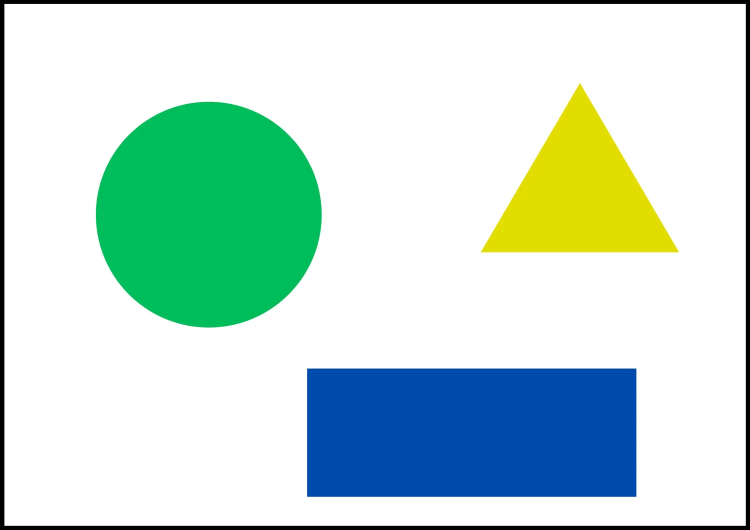
#> input picture Data_Test/Image/shape_img2.webp, 1500 x 1060 px, found by its file name (shown at 1/2 size)
$ python Chapter8.py
#> lines starting #> are read from the running program, lines starting #| are printed output that depends on the picture; after the words box and inside, x2 and y2 are one past the last pixel; in counts of white or black regions, pixels touching at a corner belong together
import cv2
import numpy as np

# Đây chỉ là hàm để sắp xếp outcoming images, có thể kh quan tâm
def stackImages(scale,imgArray):
    rows = len(imgArray)
    cols = len(imgArray[0])
    rowsAvailable = isinstance(imgArray[0], list)
    width = imgArray[0][0].shape[1]
    height = imgArray[0][0].shape[0]
    if rowsAvailable:
        for x in range ( 0, rows):
            for y in range(0, cols):
                if imgArray[x][y].shape[:2] == imgArray[0][0].shape [:2]:
                    imgArray[x][y] = cv2.resize(imgArray[x][y], (0, 0), None, scale, scale)
                else:
                    imgArray[x][y] = cv2.resize(imgArray[x][y], (imgArray[0][0].shape[1], imgArray[0][0].shape[0]), None, scale, scale)
                if len(imgArray[x][y].shape) == 2: imgArray[x][y]= cv2.cvtColor( imgArray[x][y], cv2.COLOR_GRAY2BGR)
        imageBlank = np.zeros((height, width, 3), np.uint8)
        hor = [imageBlank]*rows
        hor_con = [imageBlank]*rows
        for x in range(0, rows):
            hor[x] = np.hstack(imgArray[x])
        ver = np.vstack(hor)
    else:
        for x in range(0, rows):
            if imgArray[x].shape[:2] == imgArray[0].shape[:2]:
                imgArray[x] = cv2.resize(imgArray[x], (0, 0), None, scale, scale)
            else:
                imgArray[x] = cv2.resize(imgArray[x], (imgArray[0].shape[1], imgArray[0].shape[0]), None,scale, scale)
            if len(imgArray[x].shape) == 2: imgArray[x] = cv2.cvtColor(imgArray[x], cv2.COLOR_GRAY2BGR)
        hor= np.hstack(imgArray)
        ver = hor
    return ver

def get_contours(img):
    contours, hierarchy = cv2.findContours(img, cv2.RETR_TREE, cv2.CHAIN_APPROX_NONE)
    for i, cnt in enumerate(contours):

        # Sử dụng hierarchy để kiểm tra contour nào có parent (tức là bên trong)
        if hierarchy[0][i][3] != -1:  # Chỉ lấy contour có parent
            area = cv2.contourArea(cnt)
            print(f"Contour {i}: Area = {area}")
            if area > 500:
                cv2.drawContours(contour_img, [cnt], -1, (255, 0, 0), 10)
                peri = cv2.arcLength(cnt, True)
                print(peri)
                approx = cv2.approxPolyDP(cnt, 0.02*peri, True)
                print(len(approx))
                objCor = len(approx)
                x, y, w, h = cv2.boundingRect(approx)

                if objCor == 3:
                    objectType = "Triangle"
                elif objCor == 4:
                    aspRatio = w/float(h)
                    if aspRatio >0.98 and aspRatio <1.03: objectType= "Square"
                    else:objectType="Rectangle"
                elif objCor>4: objectType= "Circles"
                else:objectType="None"

                cv2.rectangle(contour_img, (x, y), (x + w, y + h), (0, 255, 0), 2)
                cv2.putText(contour_img, objectType, (x + (w//2) - 10, y + (h//2) - 10), cv2.FONT_HERSHEY_COMPLEX, 2, (0, 255, 255), 3)

path = "C:\Python\OpenCv_All_In_One\Data_Test\Image\shape_img2.webp"
img = cv2.imread(path)
#> img is the input picture: shape (1060, 1500, 3); mean B, G, R 212.1, 220.9, 194.2
contour_img = img.copy()

gray_img = cv2.cvtColor(img, cv2.COLOR_BGR2GRAY)
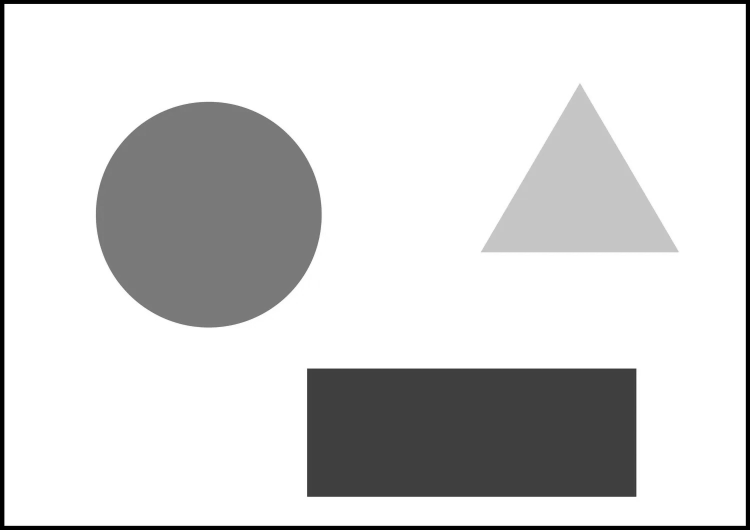
#> gray_img: shape (1060, 1500) (shown at 1/2 size); min 0, max 255, mean 211.9
blur_img = cv2.GaussianBlur(gray_img, (7, 7), 1)
canny_img = cv2.Canny(blur_img, 50, 50)
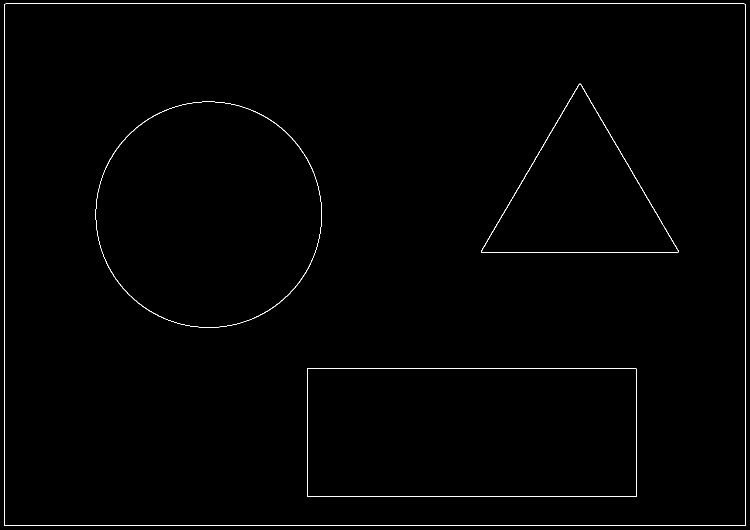
#> canny_img: shape (1060, 1500) (shown at 1/2 size); 0.63% white in thin lines or dots
black_img = np.zeros_like(img)

get_contours(canny_img)
#> in get_contours, `contours, hierarchy = cv2.findContours(img, cv2.RETR_TREE, cv2.CHAIN_A..`: contours = 8 contours; box (x1, y1, x2, y2) and area: (8, 7, 1492, 1052) 1548244, (8, 7, 1492, 1052) 1548242, (614, 737, 1273, 994) 168448, (614, 737, 1273, 994) 168444, (191, 203, 644, 656) 160340, (191, 203, 644, 656) 159964, (962, 167, 1357, 505) 67306, (962, 167, 1357, 505) 66924
#> the loop in get_contours, `for i, cnt in enumerate(contours):` made 8 passes
#> (area, peri, approx, objCor, x, y, w, h) on passes 2 to 4: (1548242, 5049.3, [[8, 10], [1490, 8], [1491, 1050], [10, 1051]], 4, 8, 8, 1484, 1044), (168447.5, 1827.4, [[614, 737], [615, 993], [1272, 993], [1272, 737]], 4, 614, 737, 659, 257), (168444.5, 1825.1, [[614, 738], [1271, 737], [1272, 992], [616, 993]], 4, 614, 737, 659, 257)
#> (area, peri, approx, objCor, x, y, w, h) on passes 7 to 8: (67306, 1233.2, [[962, 501], [1356, 504], [1160, 167]], 3, 962, 167, 395, 338), (66924, 1230, [[962, 502], [1160, 167], [1356, 501]], 3, 962, 167, 395, 336)
#> (printed output is left out)
#> after the loop in get_contours, `for i, cnt in enumerate(contours):`:
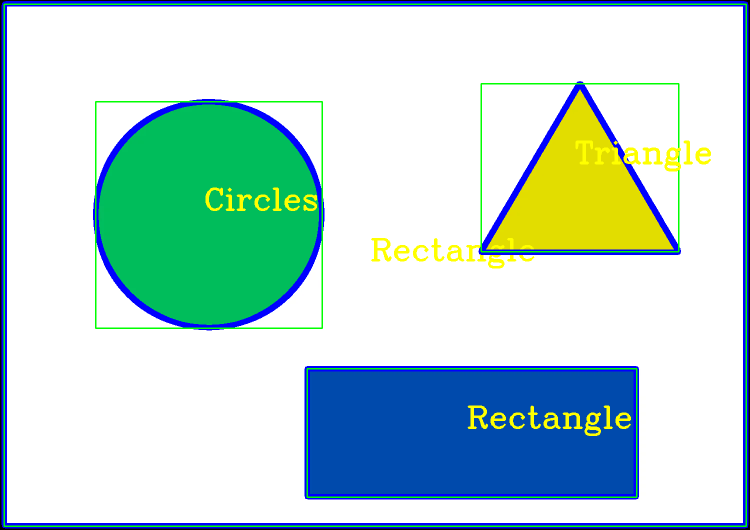
#> contour_img: shape (1060, 1500, 3) (shown at 1/2 size); 8.26% of pixels changed, all inside (x1, y1, x2, y2) = (3, 2, 1497, 1057)

stack_img = stackImages(0.3, ([img, gray_img, blur_img], [canny_img, contour_img, black_img]))
#> after the loop in stackImages, `for x in range(0, rows):`: hor = 2 items
#> in stackImages, `ver = np.vstack(hor)`:
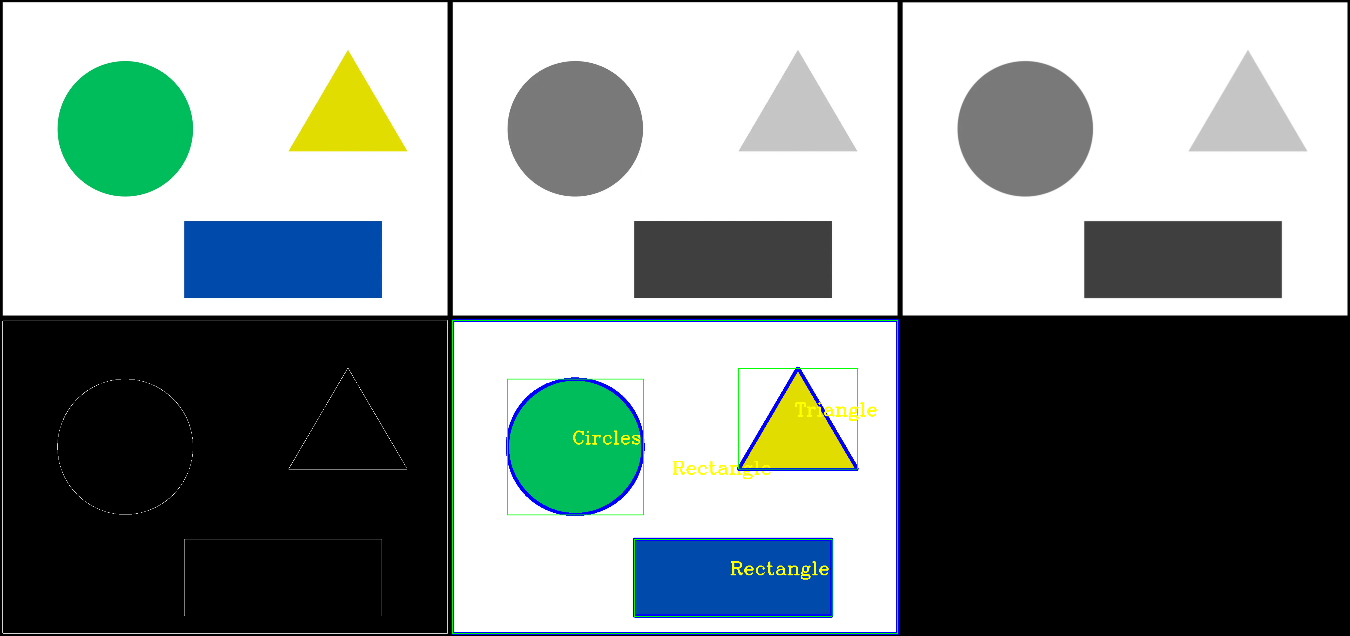
#> ver: shape (636, 1350, 3); mean of channels 0, 1, 2 141.7, 143.8, 134.4; drawn as B, G, R

cv2.imshow("Image:", stack_img)
cv2.waitKey(0)

$ run again, with Data_Test/Image/shape_img.png saved as Data_Test/Image/shape_img2.webp
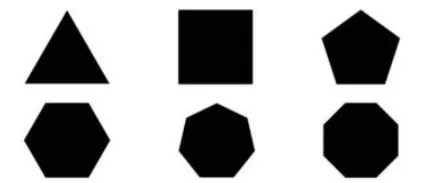
#> input picture Data_Test/Image/shape_img.png, 425 x 183 px, found by its file name
#> img is the input picture: shape (183, 425, 3); mean B, G, R 169, 169, 169
#> `canny_img = cv2.Canny(blur_img, 50, 50)`:
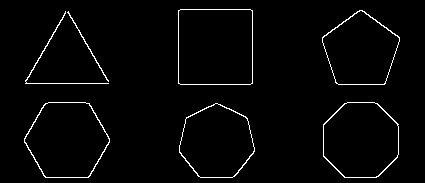
#> canny_img: shape (183, 425); 2.3% white in thin lines or dots, all inside (x1, y1, x2, y2) = (24, 9, 400, 178)
#> contours = 12 contours; largest, box (x1, y1, x2, y2) and area: (178, 9, 253, 85) 5544, (178, 9, 253, 85) 5542, (24, 102, 110, 178) 4884, (24, 102, 110, 178) 4800, (323, 102, 399, 178) 4692
#> the loop in get_contours, `for i, cnt in enumerate(contours):` made 12 passes
#> (area, peri, approx, objCor, x, y, w, h) on pass 12: (5542, 293.3, [[180, 9], [252, 11], [250, 84], [178, 82]], 4, 178, 9, 75, 76)
#> (printed output is left out)
#> after the loop in stackImages, `for x in range(0, rows):`: hor = 2 items
#> in stackImages, `ver = np.vstack(hor)`:
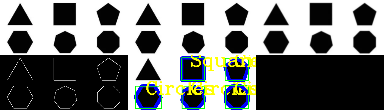
#> ver: shape (110, 384, 3); mean of channels 0, 1, 2 111.1, 113.2, 111; drawn as B, G, R
